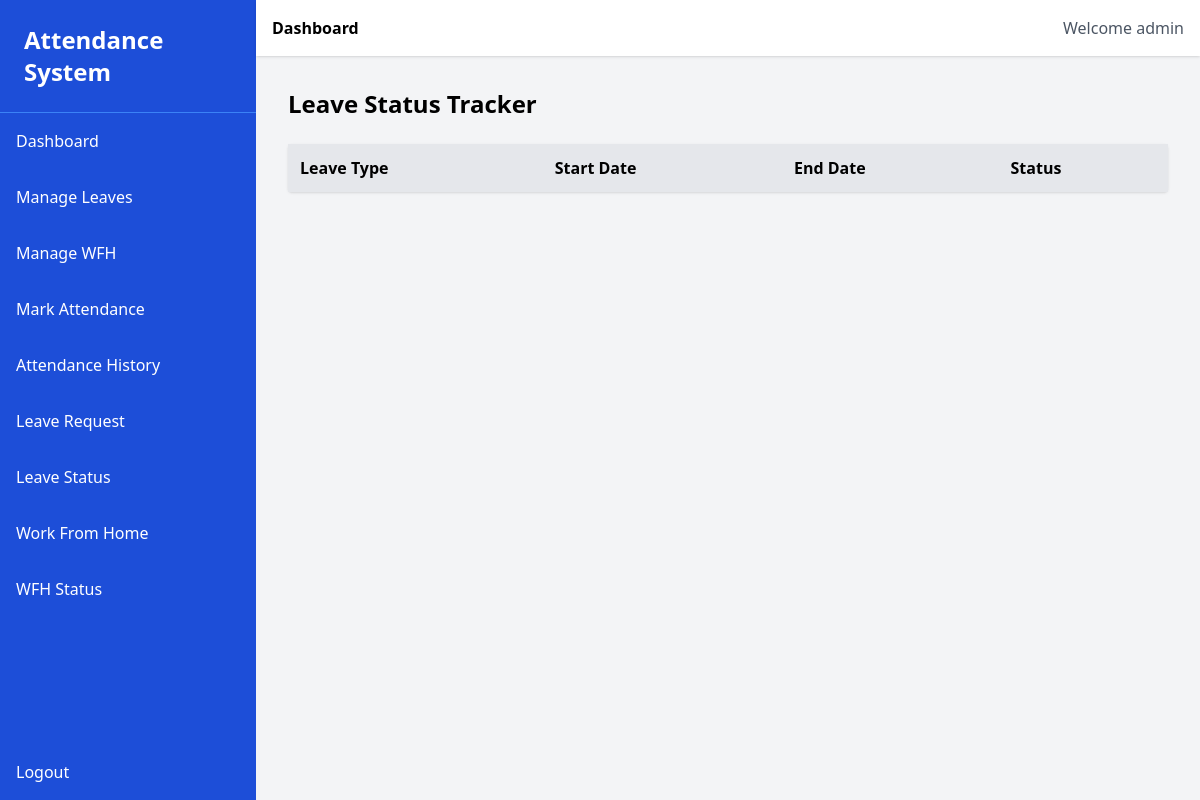
Before: /leave/status/ (signed in) with the older database file.
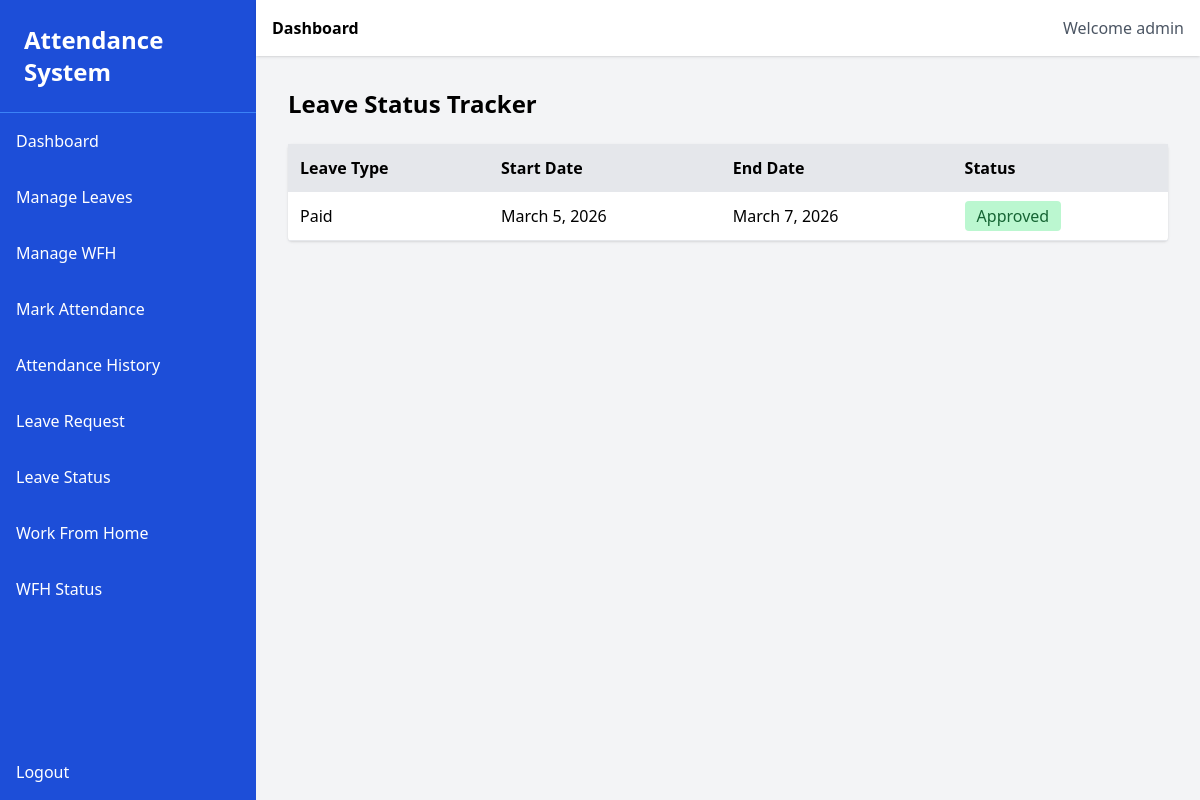
After: the same page with the newer database file.
### leave/models.py (models this page shows, shortened)
class LeaveRequest(models.Model):
    LEAVE_TYPE = (
        ('Paid', 'Paid Leave'),
        ('Sick', 'Sick Leave'),
        ('Casual', 'Casual Leave'),
    )
    STATUS = (
        ('Pending', 'Pending'),
        ('Approved', 'Approved'),
        ('Rejected', 'Rejected'),
    )
    user = models.ForeignKey(User, on_delete=models.CASCADE)
    leave_type = models.CharField(max_length=20, choices=LEAVE_TYPE)
    start_date = models.DateField()
    end_date = models.DateField()
    reason = models.TextField()
    status = models.CharField(max_length=20, choices=STATUS, default='Pending')

### leave/views.py (the view)
# urls.py: path('status/', views.leave_status, name='leave_status'),
@login_required
def leave_status(request):
    leaves = LeaveRequest.objects.filter(
        user=request.user
    ).order_by('-start_date')
    return render(
        request,
        'leave_status.html',
        {'leaves': leaves}
    )

### templates/leave_status.html
{% extends 'base.html' %}
{% block content %}
<h2 class="text-2xl font-bold mb-6">
Leave Status Tracker
</h2>
<div class="bg-white shadow rounded">
<table class="w-full">
<thead class="bg-gray-200">
<tr>
<th class="p-3 text-left">Leave Type</th>
<th class="p-3 text-left">Start Date</th>
<th class="p-3 text-left">End Date</th>
<th class="p-3 text-left">Status</th>
</tr>
</thead>
<tbody>
{% for leave in leaves %}
<tr class="border-b">
<td class="p-3">{{ leave.leave_type }}</td>
<td class="p-3">{{ leave.start_date }}</td>
<td class="p-3">{{ leave.end_date }}</td>
<td class="p-3">
{% if leave.status == "Approved" %}
<span class="bg-green-200 text-green-800 px-3 py-1 rounded">
Approved
</span>
{% elif leave.status == "Rejected" %}
<span class="bg-red-200 text-red-800 px-3 py-1 rounded">
Rejected
</span>
{% else %}
<span class="bg-yellow-200 text-yellow-800 px-3 py-1 rounded">
Pending
</span>
{% endif %}
</td>
</tr>
{% endfor %}
</tbody>
</table>
</div>
{% endblock %}

Changed rows visible on the page:
added LeaveRequest: leave_type "Paid", start_date "March 5, 2026", end_date "March 7, 2026", status "Approved"
